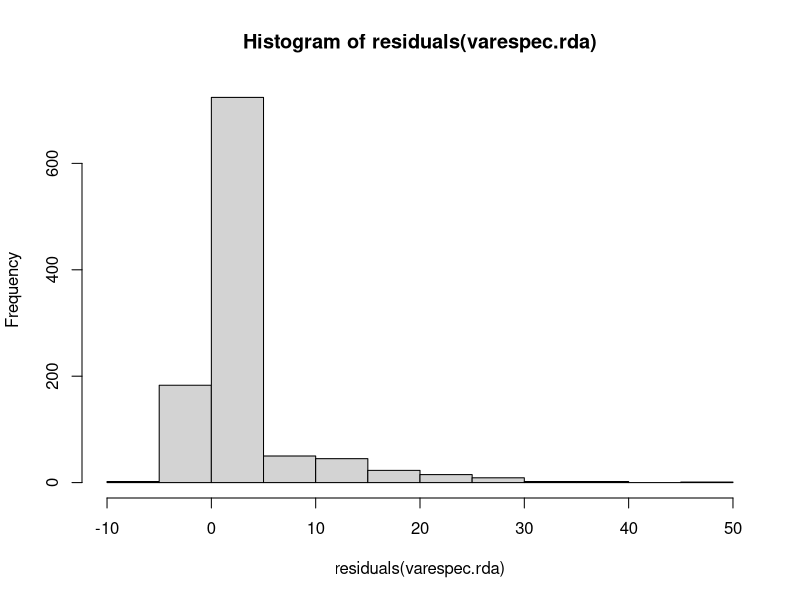
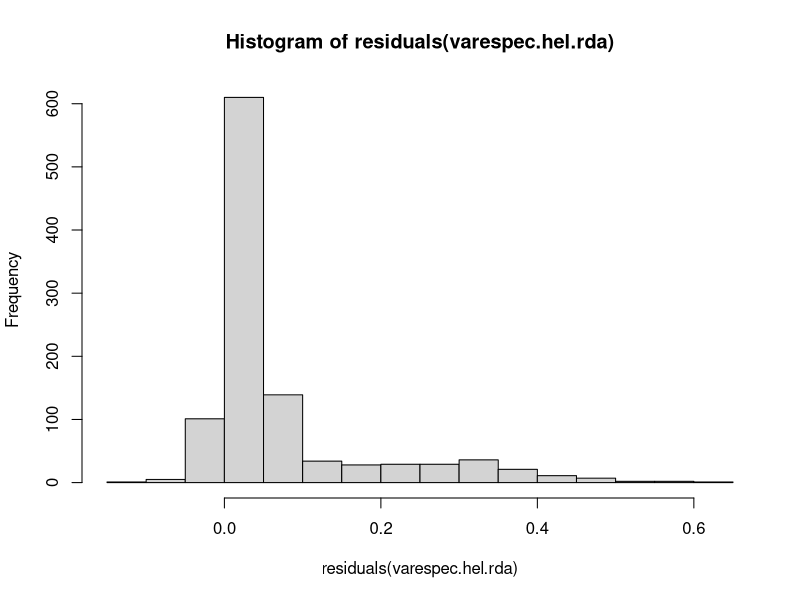
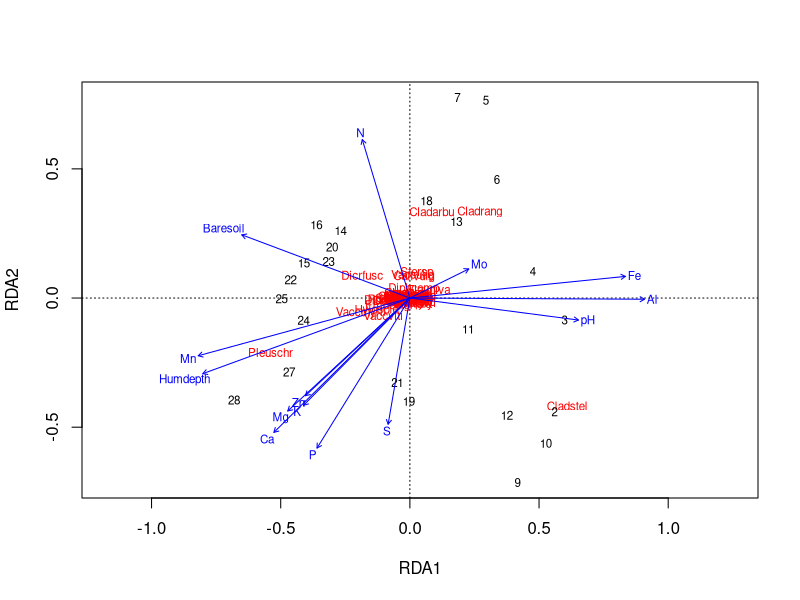

Reproduce these figures in R, in order.
## ---- chunk 1
require(vegan)
data(varespec)
data(varechem)
?varespec
?varechem
## ---- chunk 2
class(varechem$Moisture)
class(varechem$Management)

varespec.rda <- rda(formula = varespec ~ N + P + K + Ca + Mg + S + Al + Fe + Mn + Zn + Mo + Baresoil + Humdepth + pH,
                data = varechem)

str(varespec.rda)
summary(varespec.rda)
varespec.rda$terminfo
## ---- chunk 3
varespec.rda$CCA$alias
# [1] "Manure^4" is the alias of the others

hist(residuals(varespec.rda))
# right skewed histogram of risiduals

varespec.hel <- decostand(varespec,
                      method = "hellinger")
varespec.hel.rda <- rda(varespec.hel ~ N + P + K + Ca + Mg + S + Al + Fe + Mn + Zn + Mo + Baresoil + Humdepth + pH,
                    data = varechem)
hist(residuals(varespec.hel.rda))
# still right skewed histogram of risiduals but residuals lowered by factor 10
## ---- chunk 4
ordiplot(varespec.hel.rda,
         type = "text")
## ---- chunk 5
set.seed(15081992)
varespec.hel.rda.anova <- anova.cca(varespec.hel.rda)
str(varespec.hel.rda.anova)
